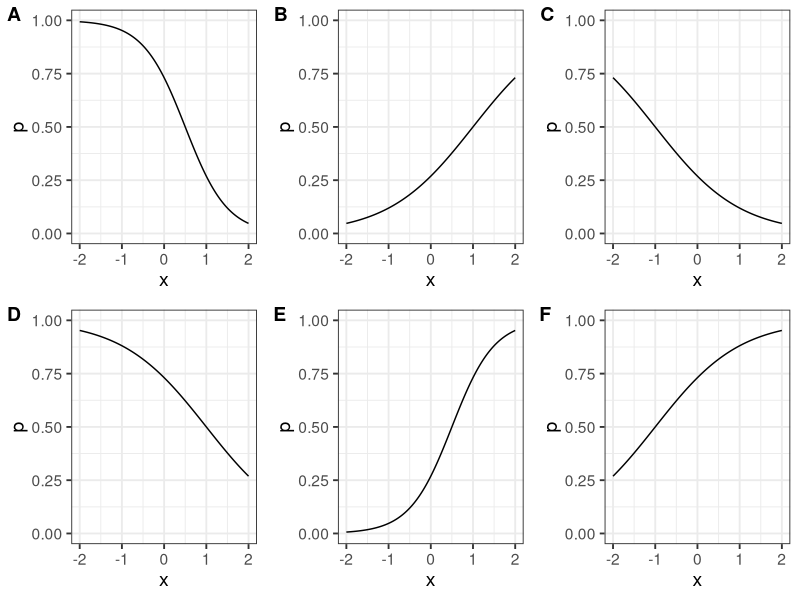
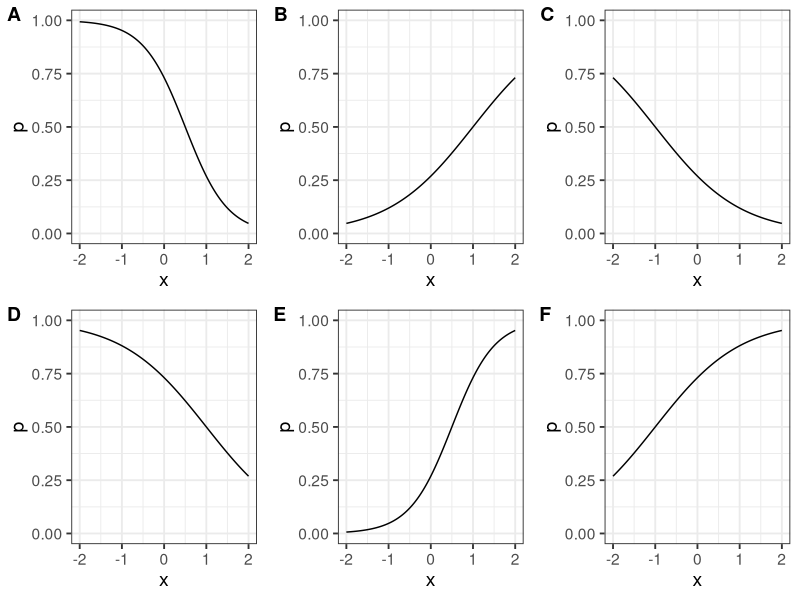

R code for these plots, in order:
library(tidyverse)
theme_set(theme_bw(14))

plot_p <- function(beta0, beta1, x) {
  logit_p <- beta0 + beta1 * x
  p <- exp(logit_p) / (exp(logit_p) + 1)
  ggplot(tibble(x, p), aes(x, p)) +
    geom_line() +
    ylim(0, 1)
}

x <- seq(-2, 2, length.out = 1e3)

cowplot::plot_grid(
  plot_p(1, -2, x),
  plot_p(-1, 1, x),
  plot_p(-1, -1, x),
  plot_p(1, -1, x),
  plot_p(-1, 2, x),
  plot_p(1, 1, x),
  nrow = 2,
  labels = "AUTO"
)
ggsave("course-materials/quizzes/quiz18.png",
       width = 6,
       height = 4)
